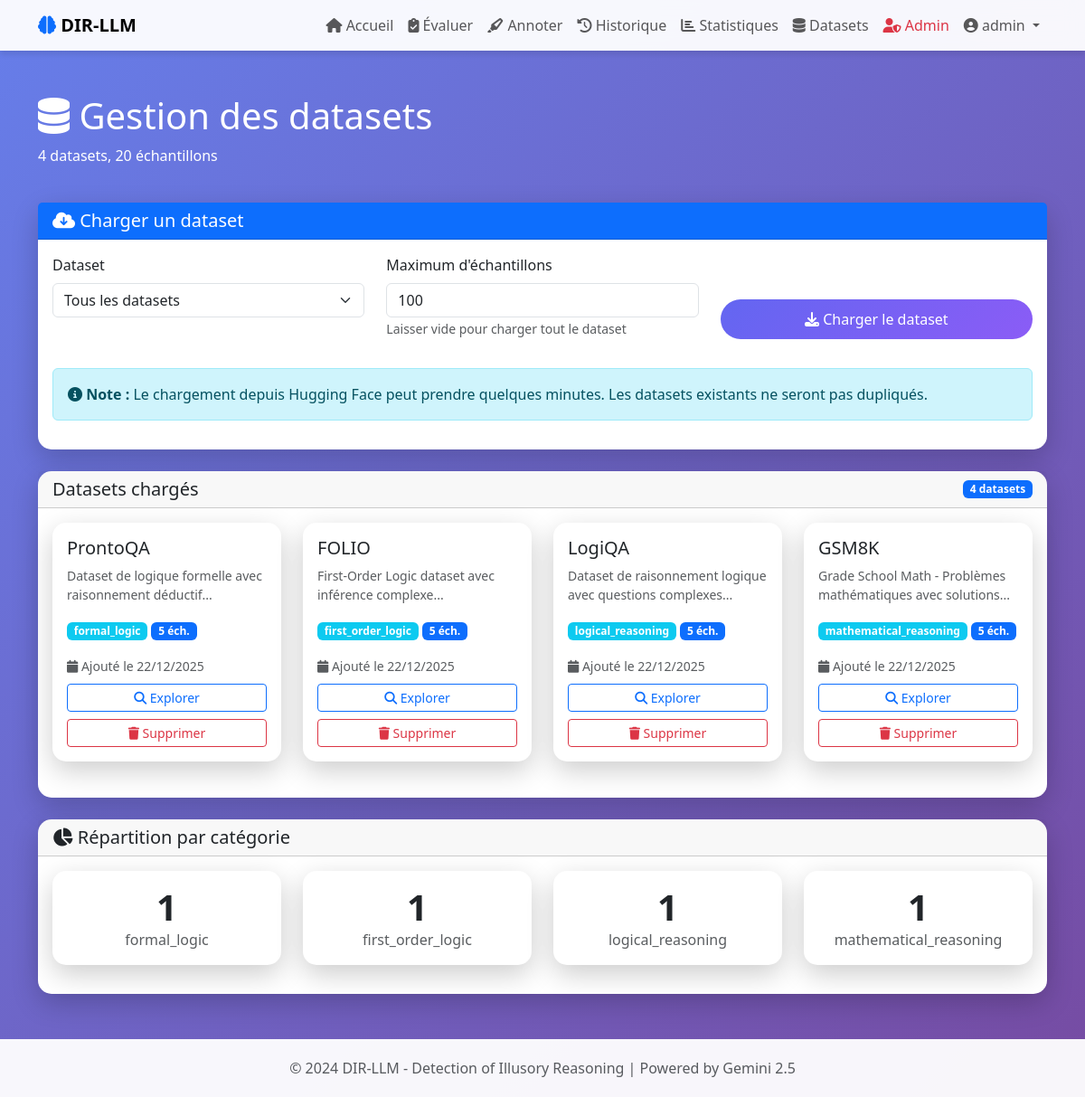
Page /admin/datasets (signed in) on the committed database.
### models/user.py (models this page shows, shortened)
class User(UserMixin, db.Model):
    id = db.Column(db.Integer, primary_key=True)
    username = db.Column(db.String(80), unique=True, nullable=False)
    email = db.Column(db.String(120), unique=True, nullable=False)
    password_hash = db.Column(db.String(200), nullable=False)
    created_at = db.Column(db.DateTime, default=datetime.utcnow)
    is_admin = db.Column(db.Boolean, default=False)
    evaluations = db.relationship('Evaluation', backref='user', lazy=True, cascade='all, delete-orphan')
    annotations = db.relationship('HumanAnnotation', backref='annotator', lazy=True)

### models/dataset.py (models this page shows)
class Dataset(db.Model):
    id = db.Column(db.Integer, primary_key=True)
    name = db.Column(db.String(100), unique=True, nullable=False)
    description = db.Column(db.Text)
    total_samples = db.Column(db.Integer, default=0)
    category = db.Column(db.String(100))
    created_at = db.Column(db.DateTime, default=datetime.utcnow)
    samples = db.relationship('DatasetSample', backref='dataset', lazy=True, cascade='all, delete-orphan')

### routes/datasets.py (the view)
@datasets_bp.route('/admin/datasets')
@admin_required
def admin_datasets():
    datasets = Dataset.query.all()
    stats = {
        'total_datasets': len(datasets),
        'total_samples': sum(d.total_samples for d in datasets),
        'categories': {}
    }
    for ds in datasets:
        cat = ds.category or 'unknown'
        stats['categories'][cat] = stats['categories'].get(cat, 0) + 1
    return render_template('admin_datasets.html', datasets=datasets, stats=stats)

### app.py (called while the page is built)
def create_app():
    app = Flask(__name__)
    app.config.from_object(Config)
    db.init_app(app)
    login_manager = LoginManager()
    login_manager.init_app(app)
    login_manager.login_view = 'auth.login'
    @login_manager.user_loader
    def load_user(user_id):
        return User.query.get(int(user_id))
    init_routes(app)
    with app.app_context():
        init_db_complete()
    return app

### templates/admin_datasets.html (shortened to what this page needs)
{% extends "base.html" %}
{% block content %}
<div class="row mb-4">
    <div class="col-12">
        <h1 class="text-white">
            <i class="fas fa-database"></i> Gestion des datasets
        </h1>
        <p class="text-white">
            {{ stats.total_datasets }} datasets, {{ stats.total_samples }} échantillons
        </p>
    </div>
</div>
<div class="row mb-4">
    <div class="col-12">
        <div class="card">
            <div class="card-header bg-primary text-white">
                <h5 class="mb-0"><i class="fas fa-cloud-download-alt"></i> Charger un dataset</h5>
            </div>
            <div class="card-body">
                <form method="POST" action="{{ url_for('datasets.load_datasets') }}">
                    <div class="row">
                        <div class="col-md-4 mb-3">
                            <label for="dataset_name" class="form-label">Dataset</label>
                            <select class="form-select" id="dataset_name" name="dataset_name" required>
                                <option value="all" selected>Tous les datasets</option>
                            </select>
                        </div>
                        <div class="col-md-4 mb-3">
                            <label for="max_samples" class="form-label">Maximum d'échantillons</label>
                            <input type="number" class="form-control" id="max_samples"
                                   name="max_samples" min="10" max="1000" value="100"
                                   placeholder="Laissez vide pour tout charger">
                            <small class="text-muted">Laisser vide pour charger tout le dataset</small>
                        </div>
                        <div class="col-md-4 mb-3 d-flex align-items-end">
                            <button type="submit" class="btn btn-primary w-100">
                                <i class="fas fa-download"></i> Charger le dataset
                            </button>
                        </div>
                    </div>
                </form>
                <div class="alert alert-info mt-3">
                    <i class="fas fa-info-circle"></i>
                    <strong>Note :</strong> Le chargement depuis Hugging Face peut prendre quelques minutes.
                    Les datasets existants ne seront pas dupliqués.
                </div>
            </div>
        </div>
    </div>
</div>
<div class="row">
    <div class="col-12">
        <div class="card">
            <div class="card-header">
                <div class="d-flex justify-content-between align-items-center">
                    <h5 class="mb-0">Datasets chargés</h5>
                    <span class="badge bg-primary">{{ datasets|length }} datasets</span>
                </div>
            </div>
            <div class="card-body">
                {% if datasets %}
                <div class="row">
                    {% for dataset in datasets %}
                    <div class="col-md-6 col-lg-3 mb-4">
                        <div class="card h-100">
                            <div class="card-body">
                                <h5 class="card-title">{{ dataset.name }}</h5>
                                <p class="card-text text-muted small">{{ dataset.description[:100] }}...</p>
                                <div class="mb-3">
                                    <span class="badge bg-info">{{ dataset.category }}</span>
                                    <span class="badge bg-primary">{{ dataset.total_samples }} éch.</span>
                                </div>
                                <div class="mb-2">
                                    <small class="text-muted">
                                        <i class="fas fa-calendar"></i>
                                        Ajouté le {{ dataset.created_at.strftime('%d/%m/%Y') }}
                                    </small>
                                </div>
                                <div class="d-grid gap-2">
                                    <a href="{{ url_for('datasets.dataset_detail', dataset_id=dataset.id) }}"
                                       class="btn btn-outline-primary btn-sm">
                                        <i class="fas fa-search"></i> Explorer
                                    </a>
                                    <form action="{{ url_for('datasets.delete_dataset', dataset_id=dataset.id) }}"
                                          method="POST" class="d-grid"
                                          onsubmit="return confirm('Supprimer le dataset {{ dataset.name }} ?');">
                                        <button type="submit" class="btn btn-outline-danger btn-sm">
                                            <i class="fas fa-trash"></i> Supprimer
                                        </button>
                                    </form>
                                </div>
                            </div>
                        </div>
                    </div>
                    {% endfor %}
                </div>
                {% else %}
                <div class="text-center py-5">
                    <i class="fas fa-database fa-3x text-muted mb-3"></i>
                    <h5 class="text-muted">Aucun dataset chargé</h5>
                    <p class="text-muted">Utilisez le formulaire ci-dessus pour charger des datasets</p>
                </div>
                {% endif %}
            </div>
        </div>
    </div>
</div>
<div class="row mt-4">
    <div class="col-12">
        <div class="card">
            <div class="card-header">
                <h5 class="mb-0"><i class="fas fa-chart-pie"></i> Répartition par catégorie</h5>
            </div>
            <div class="card-body">
                <div class="row">
                    {% for category, count in stats.categories.items() %}
                    <div class="col-md-3 col-6 mb-3">
                        <div class="card text-center">
                            <div class="card-body">
                                <div class="display-6 fw-bold">{{ count }}</div>
                                <p class="card-text text-muted">{{ category }}</p>
                            </div>
                        </div>
                    </div>
                    {% endfor %}
                </div>
            </div>
        </div>
    </div>
</div>
{% endblock %}

### templates/base.html (shortened to what this page needs)
<!DOCTYPE html>
<html lang="fr">
<head>
    <link href="https://cdn.jsdelivr.net/npm/bootstrap@5.3.0/dist/css/bootstrap.min.css" rel="stylesheet">
    <link rel="stylesheet" href="https://cdnjs.cloudflare.com/ajax/libs/font-awesome/6.4.0/css/all.min.css">
</head>
<body>
    <nav class="navbar navbar-expand-lg navbar-light">
        <div class="container">
            <a class="navbar-brand fw-bold" href="{{ url_for('auth.index') }}">
                <i class="fas fa-brain text-primary"></i> DIR-LLM
            </a>
            <div class="collapse navbar-collapse" id="navbarNav">
                <ul class="navbar-nav ms-auto">
                    {% if current_user.is_authenticated %}
                        <li class="nav-item">
                            <a class="nav-link" href="{{ url_for('main.dashboard') }}">
                                <i class="fas fa-home"></i> Accueil
                            </a>
                        </li>
                        <li class="nav-item">
                            <a class="nav-link" href="{{ url_for('main.evaluate') }}">
                                <i class="fas fa-clipboard-check"></i> Évaluer
                            </a>
                        </li>
                        <li class="nav-item">
                            <a class="nav-link" href="{{ url_for('annotations.annotate_list') }}">
                                <i class="fas fa-highlighter"></i> Annoter
                            </a>
                        </li>
                        <li class="nav-item">
                            <a class="nav-link" href="{{ url_for('main.history') }}">
                                <i class="fas fa-history"></i> Historique
                            </a>
                        </li>
                        <li class="nav-item">
                            <a class="nav-link" href="{{ url_for('main.statistics') }}">
                                <i class="fas fa-chart-bar"></i> Statistiques
                            </a>
                        </li>
                        <li class="nav-item">
                            <a class="nav-link" href="{{ url_for('datasets.view_datasets') }}">
                                <i class="fas fa-database"></i> Datasets
                            </a>
                        </li>
                        {% if current_user.is_admin %}
                        <li class="nav-item">
                            <a class="nav-link text-danger" href="{{ url_for('admin.admin_panel') }}">
                                <i class="fas fa-user-shield"></i> Admin
                            </a>
                        </li>
                        {% endif %}
                        <li class="nav-item dropdown">
                            <a class="nav-link dropdown-toggle" href="#" id="navbarDropdown" role="button" data-bs-toggle="dropdown">
                                <i class="fas fa-user-circle"></i> {{ current_user.username }}
                            </a>
                        </li>
                    {% endif %}
                </ul>
            </div>
        </div>
    </nav>
    <main class="container my-5">
        {% block content %}{% endblock %}
    </main>
    <footer class="footer text-center">
        <div class="container">
            <p class="mb-0 text-muted">
                &copy; 2024 DIR-LLM - Detection of Illusory Reasoning | Powered by Gemini 2.5
            </p>
        </div>
    </footer>
</body>
</html>

### templates/base.html (style rules this page uses)
:root { --primary: #6366f1; --secondary: #8b5cf6; --success: #10b981; --danger: #ef4444; --warning: #f59e0b; --dark: #1f2937; }
body { font-family: 'Segoe UI', Tahoma, Geneva, Verdana, sans-serif; background: linear-gradient(135deg, #667eea 0%, #764ba2 100%); min-height: 100vh; }
.navbar { background: rgba(255, 255, 255, 0.95) !important; backdrop-filter: blur(10px); box-shadow: 0 4px 6px rgba(0, 0, 0, 0.1); }
.card { border: none; border-radius: 15px; box-shadow: 0 10px 30px rgba(0, 0, 0, 0.2); transition: transform 0.3s ease; }
.btn-primary { background: linear-gradient(135deg, var(--primary), var(--secondary)); border: none; padding: 10px 25px; border-radius: 25px; transition: all 0.3s ease; }
.footer { background: rgba(255, 255, 255, 0.95); padding: 20px 0; margin-top: 50px; }

### rows in the picture
User: username "admin"
Dataset: name "ProntoQA", description "Dataset de logique formelle avec raisonnement déductif", category "formal_logic", total_samples "5", created_at "22/12/2025", id "1"
Dataset: name "FOLIO", description "First-Order Logic dataset avec inférence complexe", category "first_order_logic", total_samples "5", created_at "22/12/2025", count "1"
Dataset: name "LogiQA", description "Dataset de raisonnement logique avec questions complexes", category "logical_reasoning", total_samples "5", created_at "22/12/2025", count "1"
Dataset: name "GSM8K", description "Grade School Math - Problèmes mathématiques avec solutions", category "mathematical_reasoning", total_samples "5", created_at "22/12/2025", count "1"

### other values in the picture
{{ stats.total_datasets }} "4"
{{ stats.total_samples }} "20"
{{ datasets|length }} "4"
